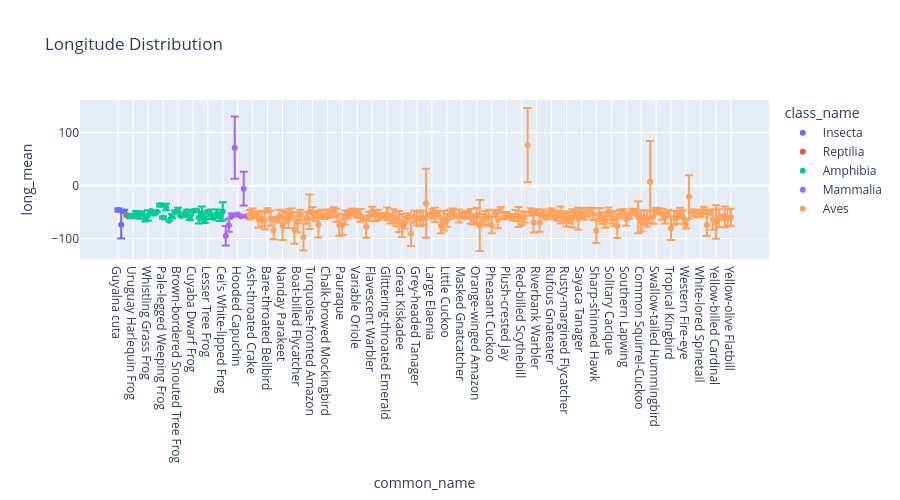

The code cell stored with this chart in its notebook:
### Code cell
fig = px.scatter(
    train_summary,
    x="common_name",
    y="long_mean",
    error_y="long_std",
    color="class_name",
    title="Longitude Distribution",
    height=500,
)
fig.show()

### Figure 1 — Plotly figure (JSON) as saved in the notebook; plotly's stock layout.template omitted (floating-point values rounded to 4 significant figures; data arrays with more than 128 entries replaced by an {"elided": "..."} marker saying what was removed)
{"data": [{"error_y": {"array": [2.693, 26.31, 3.198]}, "hovertemplate": "class_name=Insecta<br>common_name=%{x}<br>long_mean=%{y}<extra></extra>", "legendgroup": "Insecta", "marker": {"color": "#636efa", "symbol": "circle"}, "mode": "markers", "name": "Insecta", "orientation": "v", "showlegend": true, "type": "scatter", "x": ["Guyalna cuta", "Giant Cicada", "Prionacris erosa"], "xaxis": "x", "y": [-45.96, -73.65, -48.6], "yaxis": "y"}, {"error_y": {"array": [0.0]}, "hovertemplate": "class_name=Reptilia<br>common_name=%{x}<br>long_mean=%{y}<extra></extra>", "legendgroup": "Reptilia", "marker": {"color": "#EF553B", "symbol": "circle"}, "mode": "markers", "name": "Reptilia", "orientation": "v", "showlegend": true, "type": "scatter", "x": ["Southern Spectacled Caiman"], "xaxis": "x", "y": [-56.86], "yaxis": "y"}, {"error_y": {"array": [4.302, 0.2031, 5.38, 6.484, 3.989, 5.816, 9.584, 1.242, 1.436, 0.0, 2.649, 2.209, 6.083, 0.0, 3.483, 2.942, 4.922, 0.4232, 4.628, 2.752, 4.699, 0.9783, 2.153, 11.08, 13.59, 6.586, 3.341, 8.91, 0.1718, 8.206, 8.139, 17.26]}, "hovertemplate": "class_name=Amphibia<br>common_name=%{x}<br>long_mean=%{y}<extra></extra>", "legendgroup": "Amphibia", "marker": {"color": "#00cc96", "symbol": "circle"}, "mode": "markers", "name": "Amphibia", "orientation": "v", "showlegend": true, "type": "scatter", "x": ["Wrestler Frog", "Uruguay Harlequin Frog", "Basin White-lipped Frog", "Mustached Frog", "Pointedbelly Frog", "Marbled White-lipped Frog", "Whistling Grass Frog", "Pepper Frog", "Peter's Jungle Frog", "Central Dwarf Frog", "Bahia Dwarf Frog", "Pale-legged Weeping Frog", "Cope's Swamp Froglet", "Waxy Monkey Tree Frog", "Lesser Snouted Tree Frog", "Snouted Tree Frog", "Brown-bordered Snouted Tree Frog", "Mato Grosso Snouted Tree Frog", "Two-colored oval frog", "Muller's Termite Frog", "Weeping Frog", "Cuyaba Dwarf Frog", "Usina Tree Frog", "Polka-dot Tree Frog", "Chaco Tree Frog", "Yungas de la Paz Poison Frog", "Lesser Tree Frog", "Dwarf Tree Frog", "Paraguayan Swimming Frog", "Rococo Toad", "Milk Frog", "Cei's White-lipped Frog"], "xaxis": "x", "y": [-57.33, -57.53, -53.06, -56.22, -52.6, -61.91, -56.19, -47.96, -53.08, -49.46, -36.59, -60.0, -40.31, -66.06, -57.68, -49.7, -46.65, -57.07, -54.72, -48.18, -60.11, -47.9, -46.69, -60.43, -52.75, -64.12, -49.62, -53.87, -60.87, -53.0, -58.57, -48.57], "yaxis": "y"}, {"error_y": {"array": [18.51, 12.33, 3.687, 58.82, 0.0, 0.3312, 31.84, 1.888]}, "hovertemplate": "class_name=Mammalia<br>common_name=%{x}<br>long_mean=%{y}<extra></extra>", "legendgroup": "Mammalia", "marker": {"color": "#ab63fa", "symbol": "circle"}, "mode": "markers", "name": "Mammalia", "orientation": "v", "showlegend": true, "type": "scatter", "x": ["Feral Horse", "Jaguar", "Black Howling Monkey", "Domestic Dog", "Hooded Capuchin", "White-coated Titi", "Highland", "Black-tailed Marmoset"], "xaxis": "x", "y": [-94.64, -74.88, -56.18, 71.81, -54.25, -57.8, -5.612, -57.77], "yaxis": "y"}, {"error_y": {"array": {"elided": "162 float values"}}, "hovertemplate": "class_name=Aves<br>common_name=%{x}<br>long_mean=%{y}<extra></extra>", "legendgroup": "Aves", "marker": {"color": "#FFA15A", "symbol": "circle"}, "mode": "markers", "name": "Aves", "orientation": "v", "showlegend": true, "type": "scatter", "x": {"elided": "162 str values"}, "xaxis": "x", "y": {"elided": "162 float values"}, "yaxis": "y"}], "layout": {"height": 500, "legend": {"title": {"text": "class_name"}, "tracegroupgap": 0}, "title": {"text": "Longitude Distribution"}, "xaxis": {"anchor": "y", "domain": [0, 1], "title": {"text": "common_name"}}, "yaxis": {"anchor": "x", "domain": [0, 1], "title": {"text": "long_mean"}}}}
